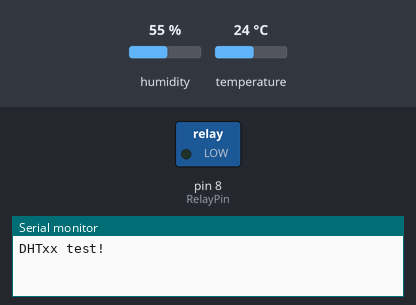
This sketch was run on a simulated Arduino Uno, built with avr-gcc and run on an emulated ATmega328P. Shown: switched loads named in the sketch (green lamp = pin HIGH), the last lines printed to the serial monitor. The inputs (shaded band) are chosen by the test bench; at power-on: humidity 55 %, temperature 24 °C.

Above: at 0.1 s.
At 2.1 s:
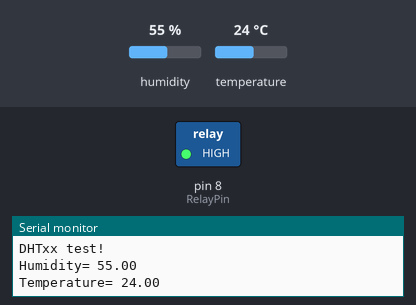
Timing chart, 0 to 3.6 s (numbered marks = the images above):
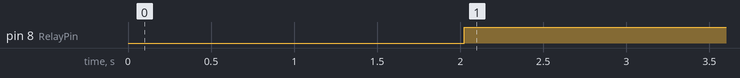

Measured:
- by itself, pin 8 (RelayPin): LOW → HIGH at 2.0 s

The sketch:

Relay_DHT11.ino
```cpp
#include "DHT.h"

#define DHTPIN 9     // what pin we're connected to

int RelayPin=8;

#define DHTTYPE DHT11   // DHT 11

// Initialize DHT sensor for normal 16mhz Arduino
DHT dht(DHTPIN, DHTTYPE);

void setup() {
  Serial.begin(9600);
  Serial.println("DHTxx test!");
  pinMode(RelayPin,OUTPUT);

  dht.begin();
}

void loop() {
  // Wait a few seconds between measurements.
  delay(2000);

  // Reading temperature or humidity takes about 250 milliseconds!
  // Sensor readings may also be up to 2 seconds 'old' (its a very slow sensor)
  float h = dht.readHumidity();
  // Read temperature as Celsius
  float t = dht.readTemperature();

  // Check if any reads failed and exit early (to try again).
  if (isnan(h) || isnan(t)) {
    Serial.println("Failed to read from DHT sensor!");
    return;
  }
if (t<20){
  digitalWrite(RelayPin,LOW);
  }
  else{
    digitalWrite(RelayPin,HIGH);
  }
Serial.print("Humidity= ");
Serial.println(h);
Serial.print("Temperature= ");
Serial.print(t);

}
```
